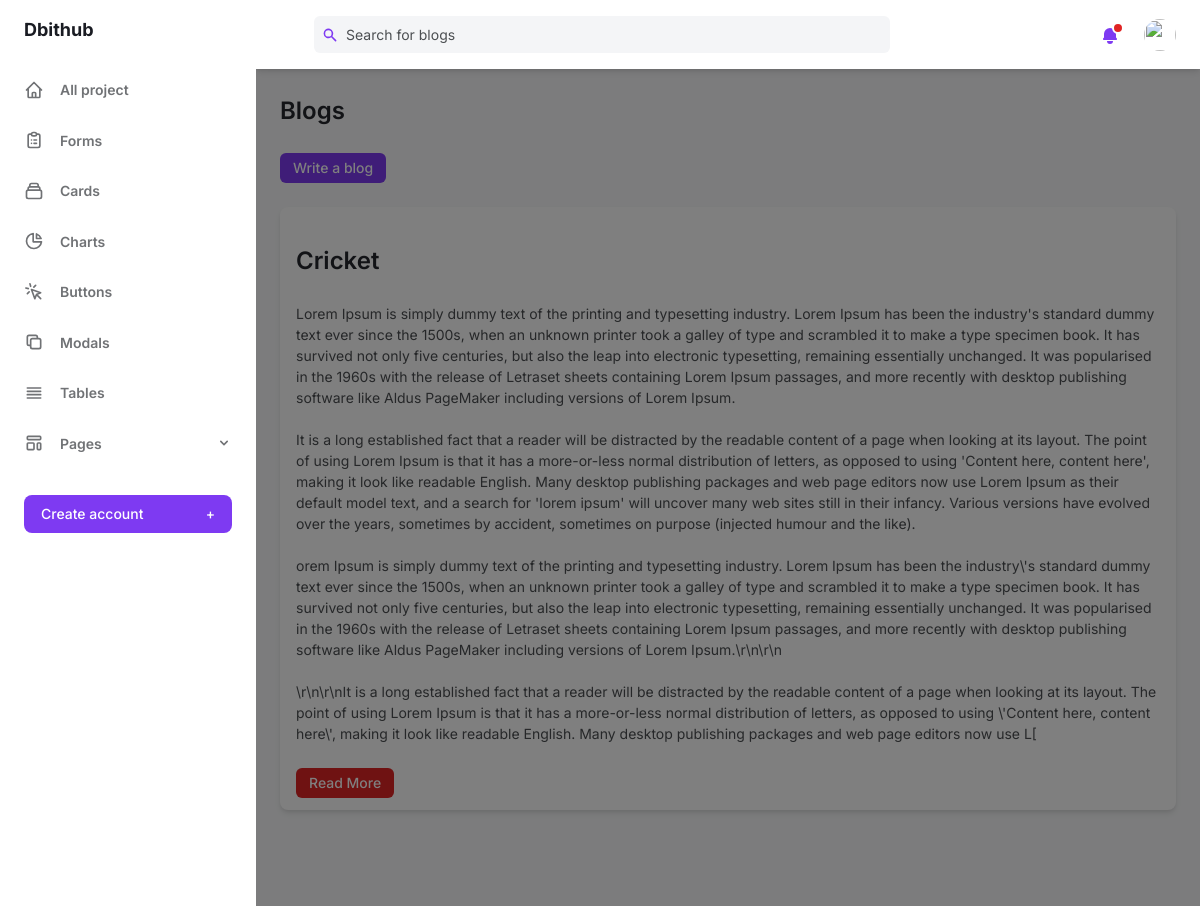
The page /dashboard1/public/pages/blogs.php on the database its author committed.
### tables this page shows
CREATE TABLE `blogs` (
  `id` int(11) NOT NULL,
  `title` varchar(20) NOT NULL,
  `blogs` text NOT NULL,
  `email` varchar(200) NOT NULL,
  `approval` tinyint(1) NOT NULL
);

### dashboard1/public/pages/blogs.php (the view, shortened to what this page needs)
<?php
$conn=mysqli_connect("localhost","root","","github");
$sql="SELECT * FROM blogs WHERE approval=1";
$res=mysqli_query($conn,$sql);
?>
<!DOCTYPE html>
<html :class="{ 'theme-dark': dark }" x-data="data()" lang="en">
  <head>
    <link rel="stylesheet" href="../assets/css/tailwind.output.css" />
  </head>
  <body>
    <div
      class="flex h-screen bg-gray-50 dark:bg-gray-900"
      :class="{ 'overflow-hidden': isSideMenuOpen}"
    >
      <aside
        class="z-20 hidden w-64 overflow-y-auto bg-white dark:bg-gray-800 md:block flex-shrink-0"
      >
        <div class="py-4 text-gray-500 dark:text-gray-400">
          <a
            class="ml-6 text-lg font-bold text-gray-800 dark:text-gray-200"
            href="#"
          >
           Dbithub
          </a>
          <ul class="mt-6">
            <li class="relative px-6 py-3">
              <a
                class="inline-flex items-center w-full text-sm font-semibold transition-colors duration-150 hover:text-gray-800 dark:hover:text-gray-200"
                href="/dashboard1/public/home.php"
              >
                <svg
                  class="w-5 h-5"
                  aria-hidden="true"
                  fill="none"
                  stroke-linecap="round"
                  stroke-linejoin="round"
                  stroke-width="2"
                  viewBox="0 0 24 24"
                  stroke="currentColor"
                >
                  <path
                    d="M3 12l2-2m0 0l7-7 7 7M5 10v10a1 1 0 001 1h3m10-11l2 2m-2-2v10a1 1 0 01-1 1h-3m-6 0a1 1 0 001-1v-4a1 1 0 011-1h2a1 1 0 011 1v4a1 1 0 001 1m-6 0h6"
                  ></path>
                </svg>
                <span class="ml-4">All project</span>
              </a>
            </li>
          </ul>
          <ul>
            <li class="relative px-6 py-3">
              <a
                class="inline-flex items-center w-full text-sm font-semibold transition-colors duration-150 hover:text-gray-800 dark:hover:text-gray-200"
                href="../forms.html"
              >
                <span class="ml-4">Forms</span>
              </a>
            </li>
            <li class="relative px-6 py-3">
              <a
                class="inline-flex items-center w-full text-sm font-semibold transition-colors duration-150 hover:text-gray-800 dark:hover:text-gray-200"
                href="../cards.html"
              >
                <span class="ml-4">Cards</span>
              </a>
            </li>
            <li class="relative px-6 py-3">
              <a
                class="inline-flex items-center w-full text-sm font-semibold transition-colors duration-150 hover:text-gray-800 dark:hover:text-gray-200"
                href="../charts.html"
              >
                <svg
                  class="w-5 h-5"
                  aria-hidden="true"
                  fill="none"
                  stroke-linecap="round"
                  stroke-linejoin="round"
                  stroke-width="2"
                  viewBox="0 0 24 24"
                  stroke="currentColor"
                >
                  <path
                    d="M11 3.055A9.001 9.001 0 1020.945 13H11V3.055z"
                  ></path>
                  <path d="M20.488 9H15V3.512A9.025 9.025 0 0120.488 9z"></path>
                </svg>
                <span class="ml-4">Charts</span>
              </a>
            </li>
            <li class="relative px-6 py-3">
              <a
                class="inline-flex items-center w-full text-sm font-semibold transition-colors duration-150 hover:text-gray-800 dark:hover:text-gray-200"
                href="../buttons.html"
              >
                <svg
                  class="w-5 h-5"
                  aria-hidden="true"
                  fill="none"
                  stroke-linecap="round"
                  stroke-linejoin="round"
                  stroke-width="2"
                  viewBox="0 0 24 24"
                  stroke="currentColor"
                >
                  <path
                    d="M15 15l-2 5L9 9l11 4-5 2zm0 0l5 5M7.188 2.239l.777 2.897M5.136 7.965l-2.898-.777M13.95 4.05l-2.122 2.122m-5.657 5.656l-2.12 2.122"
                  ></path>
                </svg>
                <span class="ml-4">Buttons</span>
              </a>
            </li>
            <li class="relative px-6 py-3">
              <a
                class="inline-flex items-center w-full text-sm font-semibold transition-colors duration-150 hover:text-gray-800 dark:hover:text-gray-200"
                href="../modals.html"
              >
                <svg
                  class="w-5 h-5"
                  aria-hidden="true"
                  fill="none"
                  stroke-linecap="round"
                  stroke-linejoin="round"
                  stroke-width="2"
                  viewBox="0 0 24 24"
                  stroke="currentColor"
                >
                  <path
                    d="M8 16H6a2 2 0 01-2-2V6a2 2 0 012-2h8a2 2 0 012 2v2m-6 12h8a2 2 0 002-2v-8a2 2 0 00-2-2h-8a2 2 0 00-2 2v8a2 2 0 002 2z"
                  ></path>
                </svg>
                <span class="ml-4">Modals</span>
              </a>
            </li>
            <li class="relative px-6 py-3">
              <a
                class="inline-flex items-center w-full text-sm font-semibold transition-colors duration-150 hover:text-gray-800 dark:hover:text-gray-200"
                href="../tables.html"
              >
                <svg
                  class="w-5 h-5"
                  aria-hidden="true"
                  fill="none"
                  stroke-linecap="round"
                  stroke-linejoin="round"
                  stroke-width="2"
                  viewBox="0 0 24 24"
                  stroke="currentColor"
                >
                  <path d="M4 6h16M4 10h16M4 14h16M4 18h16"></path>
                </svg>
                <span class="ml-4">Tables</span>
              </a>
            </li>
            <li class="relative px-6 py-3">
              <button
                class="inline-flex items-center justify-between w-full text-sm font-semibold transition-colors duration-150 hover:text-gray-800 dark:hover:text-gray-200"
                @click="togglePagesMenu"
                aria-haspopup="true"
              >
                <span class="inline-flex items-center">
                  <span class="ml-4">Pages</span>
                </span>
                <svg
                  class="w-4 h-4"
                  aria-hidden="true"
                  fill="currentColor"
                  viewBox="0 0 20 20"
                >
                  <path
                    fill-rule="evenodd"
                    d="M5.293 7.293a1 1 0 011.414 0L10 10.586l3.293-3.293a1 1 0 111.414 1.414l-4 4a1 1 0 01-1.414 0l-4-4a1 1 0 010-1.414z"
                    clip-rule="evenodd"
                  ></path>
                </svg>
              </button>
            </li>
          </ul>
          <div class="px-6 my-6">
            <button
              class="flex items-center justify-between w-full px-4 py-2 text-sm font-medium leading-5 text-white transition-colors duration-150 bg-purple-600 border border-transparent rounded-lg active:bg-purple-600 hover:bg-purple-700 focus:outline-none focus:shadow-outline-purple"
            >
              Create account
              <span class="ml-2" aria-hidden="true">+</span>
            </button>
          </div>
        </div>
      </aside>
      <div
        x-show="isSideMenuOpen"
        x-transition:enter="transition ease-in-out duration-150"
        x-transition:enter-start="opacity-0"
        x-transition:enter-end="opacity-100"
        x-transition:leave="transition ease-in-out duration-150"
        x-transition:leave-start="opacity-100"
        x-transition:leave-end="opacity-0"
        class="fixed inset-0 z-10 flex items-end bg-black bg-opacity-50 sm:items-center sm:justify-center"
      ></div>
      <div class="flex flex-col flex-1">
        <header class="z-10 py-4 bg-white shadow-md dark:bg-gray-800">
          <div
            class="container flex items-center justify-between h-full px-6 mx-auto text-purple-600 dark:text-purple-300"
          >
            <div class="flex justify-center flex-1 lg:mr-32">
              <div
                class="relative w-full max-w-xl mr-6 focus-within:text-purple-500"
              >
                <div class="absolute inset-y-0 flex items-center pl-2">
                  <svg
                    class="w-4 h-4"
                    aria-hidden="true"
                    fill="currentColor"
                    viewBox="0 0 20 20"
                  >
                    <path
                      fill-rule="evenodd"
                      d="M8 4a4 4 0 100 8 4 4 0 000-8zM2 8a6 6 0 1110.89 3.476l4.817 4.817a1 1 0 01-1.414 1.414l-4.816-4.816A6 6 0 012 8z"
                      clip-rule="evenodd"
                    ></path>
                  </svg>
                </div>
                <input
                  class="w-full pl-8 pr-2 text-sm text-gray-700 placeholder-gray-600 bg-gray-100 border-0 rounded-md dark:placeholder-gray-500 dark:focus:shadow-outline-gray dark:focus:placeholder-gray-600 dark:bg-gray-700 dark:text-gray-200 focus:placeholder-gray-500 focus:bg-white focus:border-purple-300 focus:outline-none focus:shadow-outline-purple form-input"
                  type="text"
                  placeholder="Search for blogs"
                  aria-label="Search"
                />
              </div>
            </div>
            <ul class="flex items-center flex-shrink-0 space-x-6">
              <li class="relative">
                <button
                  class="relative align-middle rounded-md focus:outline-none focus:shadow-outline-purple"
                  @click="toggleNotificationsMenu"
                  @keydown.escape="closeNotificationsMenu"
                  aria-label="Notifications"
                  aria-haspopup="true"
                >
                  <svg
                    class="w-5 h-5"
                    aria-hidden="true"
                    fill="currentColor"
                    viewBox="0 0 20 20"
                  >
                    <path
                      d="M10 2a6 6 0 00-6 6v3.586l-.707.707A1 1 0 004 14h12a1 1 0 00.707-1.707L16 11.586V8a6 6 0 00-6-6zM10 18a3 3 0 01-3-3h6a3 3 0 01-3 3z"
                    ></path>
                  </svg>
                  <span
                    aria-hidden="true"
                    class="absolute top-0 right-0 inline-block w-3 h-3 transform translate-x-1 -translate-y-1 bg-red-600 border-2 border-white rounded-full dark:border-gray-800"
                  ></span>
                </button>
              </li>
              <li class="relative">
                <button
                  class="align-middle rounded-full focus:shadow-outline-purple focus:outline-none"
                  @click="toggleProfileMenu"
                  @keydown.escape="closeProfileMenu"
                  aria-label="Account"
                  aria-haspopup="true"
                >
                  <img
                    class="object-cover w-8 h-8 rounded-full"
                    src="https://images.unsplash.com/photo-1502378735452-bc7d86632805?ixlib=rb-0.3.5&q=80&fm=jpg&crop=entropy&cs=tinysrgb&w=200&fit=max&s=aa3a807e1bbdfd4364d1f449eaa96d82"
                    alt=""
                    aria-hidden="true"
                  />
                </button>
              </li>
            </ul>
          </div>
        </header>
        <main class="h-full pb-16 overflow-y-auto">
          <div class="container px-6 mx-auto grid">
            <h2
              class="my-6 text-2xl font-semibold text-gray-700 dark:text-gray-200"
            >
            Blogs</h2>
            <a href="writeblog.php">
            <button
                  class="px-3 py-1 text-sm font-medium leading-5 text-white transition-colors duration-150 bg-purple-600 border border-transparent rounded-md active:bg-purple-600 hover:bg-purple-700 focus:outline-none focus:shadow-outline-purple"
                >
                Write a blog
                </button>
            </a>
<br>
            <?php
while($row=mysqli_fetch_assoc($res)){
  ?>
              <div
              class="px-4 py-3 mb-8 bg-white rounded-lg shadow-md dark:bg-gray-800"
            >
            <h2
              class="my-6 text-2xl font-semibold text-gray-700 dark:text-gray-200"
            >
            <?php
  echo $row["title"];
?>
          </h2>
              <p class="text-sm text-gray-600 dark:text-gray-400">
  <?php
  echo $row["blogs"];
?>
</p>
<br>
<a href="view.php?id=<?php echo $row['id']; ?>">
<button
                  class="px-3 py-1 text-sm font-medium leading-5 text-white transition-colors duration-150 bg-red-600 border border-transparent rounded-md active:bg-red-600 hover:bg-red-700 focus:outline-none focus:shadow-outline-purple"
                >
                  Read More
                </button></a>
            </div>
<?php
}
?>
          </div>
        </main>
      </div>
    </div>
  </body>
</html>

### rows shown on the page
blogs: title "Cricket", blogs "Lorem Ipsum is simply dummy text of the printing and typesetting industry. Lorem Ipsum has been the industry's standard dummy text ever since the 1500s, when an unknown printer took a galley of type and scrambled it to make a type specimen book. It has survived not only five centuries, but also the leap into electronic typesetting, remaining essentially unchanged. It was popularised in the 1960s with the release of Letraset sheets containing Lorem Ipsum passages, and more recently with desktop publishing software like Aldus PageMaker including versions of Lorem Ipsum. It is a long established fact that a reader will be distracted by the readable content of a page when looking at its layout.…"
